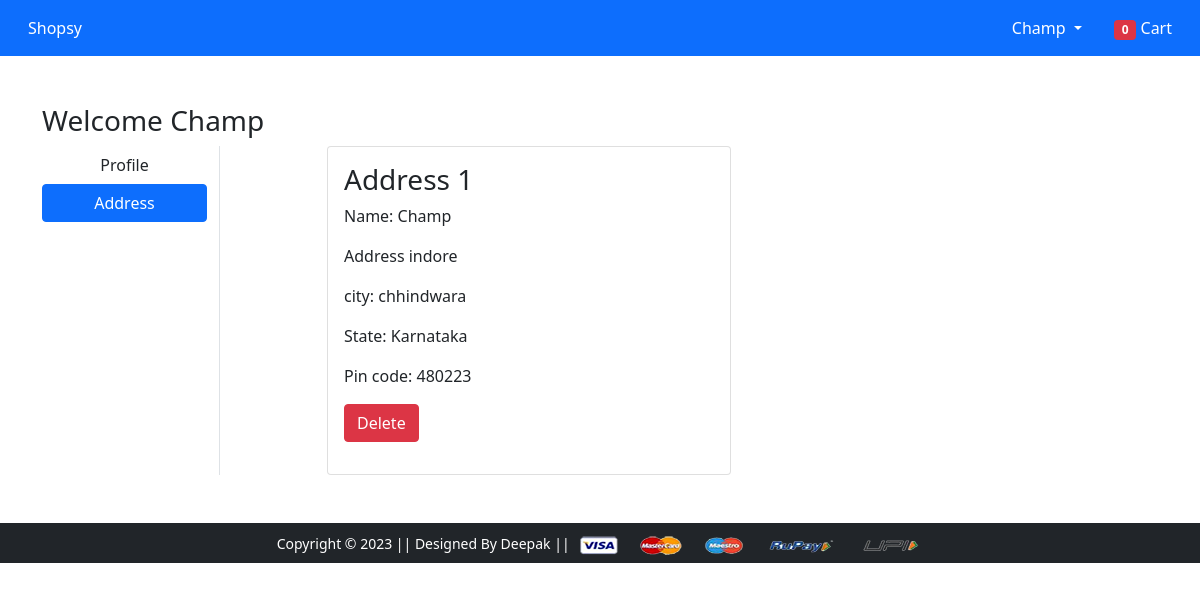
Screenshot of /address/ (signed in) with the database file from the repository.
### app/models.py (models this page shows, shortened)
class User(AbstractUser):
    username = models.CharField(max_length=50,unique=True)
    mobile = models.CharField(max_length=50)
    email = models.EmailField(unique=True)
    is_verified =models.BooleanField(default=False)
    otp = models.CharField(max_length=6, null=True,blank=True)
    USERNAME_FIELD = 'username'
    REQUIRED_FIELDS = ['email']
    objects=UserManager()
    class Meta:
        verbose_name_plural = "User"

class Customer(models.Model):
    user=models.ForeignKey(User,on_delete=models.CASCADE)
    name=models.CharField(_("name"), max_length=255)
    locality=models.CharField(_("locality"), max_length=255)
    city=models.CharField(_("city"), max_length=150)
    zipcode=models.IntegerField(_("zipcode"))
    state=models.CharField(_("state"),max_length=255)

### app/views.py (the view)
# urls.py: path('address/', views.AddressView.as_view(), name='address'),
class AddressView(View):
     def get(self, request):
        totalitem=0
        address=Customer.objects.filter(user=request.user)
        if request.user.is_authenticated:
           totalitem=len(Cart.objects.filter(user=request.user))
        return render(request, 'address.html',{'address':address , 'active':'btn-primary','totalitem':totalitem})

### templates/address.html (shortened to what this page needs)
{% extends 'base.html' %}
{% load static %}
{% block main-content %}
<div class="container my-5">
 <div class="row">
 <h3>Welcome {{request.user.username|capfirst}}</h3>
  <div class="col-sm-2 border-end">
   <ul class="list-unstyled">
    <li class="d-grid"><a href="{% url 'profile' %}" class="btn">Profile</a></li>
    <li class="d-grid"><a href="{% url 'address' %}" class="btn {{active}}">Address</a></li>
   </ul>
  </div>
  <div class="col-sm-9 offset-sm-1">
   <div class="row">
    {% for add in address %}
    <div class="col-sm-6">
     <div class="card">
      <div class="card-body">
       <h3>Address {{forloop.counter}}</h3>
       <p>Name: {{add.name}}</p>
       <p>Address {{add.locality}}</p>
       <p>city: {{add.city}}</p>
       <p>State: {{add.state}}</p>
       <p>Pin code: {{add.zipcode}}</p>
       <p><a href="{% url 'delete' add.id %}" class="btn btn-danger">Delete</a></p>
      </div>
     </div>
    </div>
    {% endfor %}
   </div>
  </div>
 </div>
</div>
{% endblock main-content %}

### templates/base.html (shortened to what this page needs)
<!doctype html>
{% load static %}
<html lang="en">
  <head>
    <link href="https://cdn.jsdelivr.net/npm/bootstrap@5.0.0-beta1/dist/css/bootstrap.min.css" rel="stylesheet">
    <link rel="stylesheet" href="{% static 'app/css/owl.carousel.min.css' %}">
    <link rel="stylesheet" href="{% static 'app/css/all.min.css' %}">
    <link rel="stylesheet" href="{% static 'app/css/style.css' %}">
  </head>
  <body>
    <nav class="navbar navbar-expand-lg navbar-light bg-primary">
     <div class="container-fluid">
       <a class="nav-link text-white" href="/">Shopsy</a>
       <div class="collapse navbar-collapse" id="navbarSupportedContent">
         <div>
          <ul class="navbar-nav me-auto mb-2 mb-lg-0">
            {% if request.user.is_authenticated %}
           <li class="nav-item dropdown mx-2">
              <a class="nav-link dropdown-toggle text-white" href="#" id="profileDropdown" role="button" data-bs-toggle="dropdown" aria-expanded="false">
                {{request.user.username|capfirst}}
              </a>
            </li>
            <li class="nav-item mx-2">
             <a href="{% url 'cart' %}" class="nav-link text-white"><span class="badge bg-danger">{{totalitem}}</span> Cart </a>
            </li>
          {% endif %}
          </ul>
         </div>
       </div>
     </div>
    </nav>
    {% block main-content %} {% endblock main-content %}
    <footer class="container-fluid bg-dark text-center p-2 mt-5">
        <small class="text-white">Copyright &copy; 2023 || Designed By Deepak || </small>
        <img src="{% static 'app/images/payment.png' %}" alt="" srcset="" class="img-fluid" height="2px">
    </footer>
  </body>
</html>

### rows the page displays
User: user.username "Champ"
Customer: name "Champ", locality "indore", city "chhindwara", state "Karnataka", zipcode "480223"

### other values shown
{{ totalitem }} "0"
